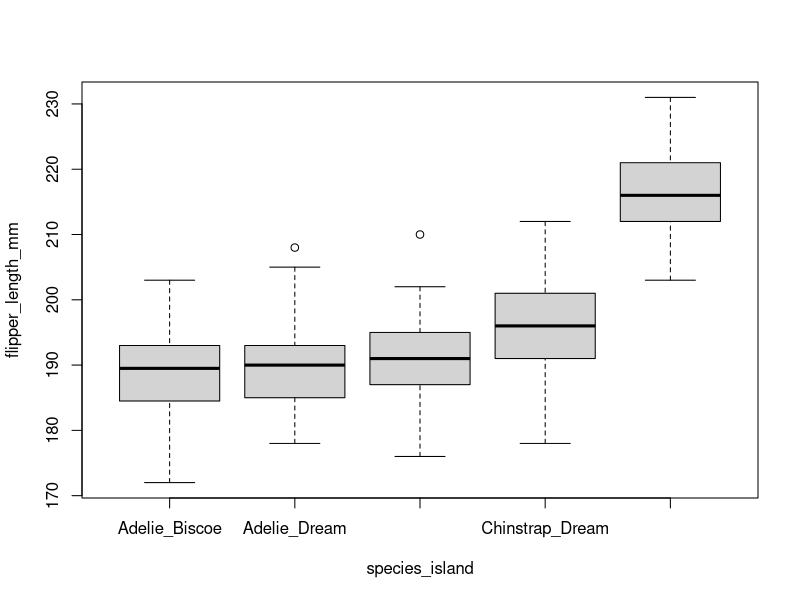

This figure's R source: (Note: this script raises an error after producing the figure.)
#'---------HEADER---------
#'@title Homework 2
#'@author Nina McDonnell
#'@Date 9/24/20

#------Question 1 ----------
#1a Load palmerpenguins data set
library(palmerpenguins)
library(tidyverse)
library(magrittr)
library(purrr)

data(penguins)
 
#1b Head data set
head(penguins)

#1c What do you learn from str() and summary()?
str(penguins)   #The data is a 344 row x8 column tibble including factor, numeric, and integer vectors. 
summary(penguins)    #Gives totals of counts for each species, island, and year (factors), and describes variance of numeric and integer values- such as beak and flipper measurements and mass. 

#1d What are quanitles for bill depth accross whole dataset? What do those mean?
quantile(penguins$bill_depth_mm, na.rm=TRUE) #(see output for quanitles).  This means that 100% of penguins have bill lengths between 13.1 and 21.5 mm. (details in markdown). Had to use na.rm=true to remove NA values.

#------Question 2 ----------

#2a What is mean of the below vec? NA will cause a problem, use ?mean to solve.
my_vec <- c(1,4,7,NA,9)
mean(my_vec)
?mean
mean(my_vec, na.rm = TRUE) #mean =5.25

#2b. What is the mean, sd, and median of body mass across the data set? 
#Note, these NAs are going to cause some problems, so you might need to look at the documentation for the relevant functions.

mean(penguins$body_mass_g, na.rm=TRUE) #4201.754
median(penguins$body_mass_g, na.rm=TRUE) #4050
sd(penguins$body_mass_g, na.rm=TRUE) #801.9545

#2c. Repeat 2b, but, show us how these quantities differ by species

library(dplyr)
library(magrittr)

penguins %>% 
  group_by(species) %>% 
  summarize(avg_mass_species=mean(body_mass_g, na.rm=TRUE))

penguins %>% 
  group_by(species) %>% 
  summarize(med_mass_species=median(body_mass_g, na.rm=TRUE))

penguins %>% 
  group_by(species) %>% 
  summarize(sd_mass_species=sd(body_mass_g, na.rm=TRUE))

#2d. Repeat 2c, but just for Biscoe island. What is different in the results?

penguins %>% 
  filter(island=="Biscoe") %>% 
  group_by(species) %>% 
  summarize(avg_mass_species=mean(body_mass_g, na.rm=TRUE),
            med_mass_species=median(body_mass_g, na.rm=TRUE),
            sd_mass_species=sd(body_mass_g, na.rm=TRUE))

penguins %>% 
  filter(island=="Biscoe") %>% 
  group_by(species) %>% 
  summarize(med_mass_species=median(body_mass_g, na.rm=TRUE))

penguins %>% 
  filter(island=="Biscoe") %>% 
  group_by(species) %>% 
  summarize(sd_mass_species=sd(body_mass_g, na.rm=TRUE))

#2e Make a species-island column in penguins using paste(). This is an awesome function that takes multiple strings, 
#and slams them together using the argument sep = to define how the string should be combined. Try out paste("Hello", 
#"Goodbye", sep = "! ") to see how it works. Have the two be separated by _.

paste("Hello", "Goodbye", sep ="!")

new_penguins <- penguins %>% 
  mutate(species_island=paste(species, island, sep="_"))

#------Question 3 ----------

#3a. Show the distribution of flipper_length_mm by species and island using boxplots. 

boxplot(flipper_length_mm~species_island, data=new_penguins) #by species_island

#E.C. For one point of extra credit, redo creating the species_island column with the sep as \n instead of _. What does \n do? You will find it very handy in the future.

new_penguins2 <-penguins %>% 
  mutate(species_island=paste(species, island, sep= "\n"))

View(new_penguins2)

#3b. Show the relationship between average flipper length and average body mass by species and island. What do you see?

new_penguins3 <- new_penguins %>% 
  group_by(species_island) %>% 
  select(species_island, flipper_length_mm, body_mass_g) %>% 
  summarise(average_flipper_length_mm=mean(flipper_length_mm, na.rm = TRUE), average_body_mass_g=mean(body_mass_g, na.rm=TRUE)) %>% 
  head()

plot(average_flipper_length_mm~average_body_mass_g, data=new_penguins3, group(species_island))

library(ggplot2)

penguin_plot <- ggplot(data=new_penguins3, aes(x=average_body_mass_g, y=average_flipper_length_mm, color=species_island)) +
  geom_point() +
  ylab("average flipper length (mm)")+
  xlab("average body mass (g)")+
  ggtitle("flipper length ~ body mass")
  
penguin_plot

#3c

new_penguins4 <- new_penguins %>% 
  group_by(species_island) %>% 
  select(species_island, flipper_length_mm, body_mass_g)

penguin_plot2 <- ggplot(data=new_penguins4, aes(x=body_mass_g, y=flipper_length_mm, color=species_island)) +
  geom_point() +
  ylab("average flipper length (mm)")+
  xlab("average body mass (g)")+
  ggtitle("flipper length ~ body mass")+
  facet_wrap(vars(species_island))+
  stat_smooth(method=lm)

penguin_plot2

#----QUESTION 4---------

#4a

gentoo_biscoe_bill <- pull(penguins %>% 
                             filter(species=="Gentoo") %>% 
                             filter(island=="Biscoe") %>% 
                             select(bill_length_mm))

#4b

length(gentoo_biscoe_bill) #124 samples

replicate(n=10, sd(gentoo_biscoe_bill, na.rm = TRUE)/sqrt(124)) 

#4c

gentoo_dataframe <- map_df(5:100, ~data.frame(
  sample_size= .x,
  mean = mean(gentoo_biscoe_bill[1:.x]),
  sd = sd (gentoo_biscoe_bill[1:.x])))

#4d

gentoo_dataframe2 <- gentoo_dataframe %>% 
  mutate(se= sd/sqrt(124))

plot(sd~sample_size, data = gentoo_dataframe2)
plot(se~sample_size, data = gentoo_dataframe2)
